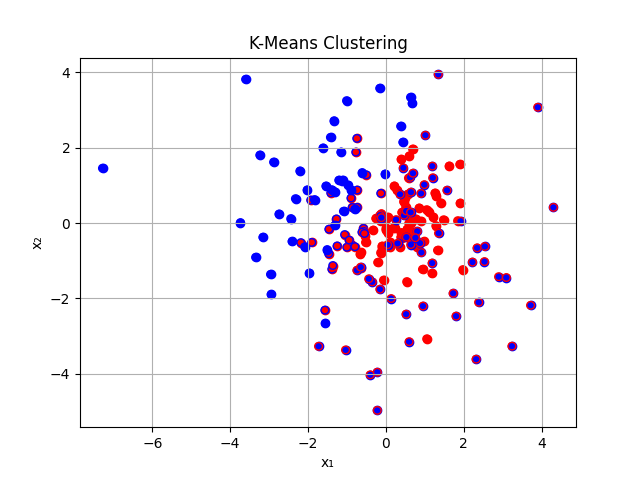

The script that drew this image:
import numpy as np
from scipy.io import loadmat
import matplotlib.pyplot as plt

def k_means_clustering(vectors, k, max_iterations=100):
    # Randomly initialize cluster centroids
    centroids = vectors[np.random.choice(range(len(vectors)), size=k, replace=False)]

    for _ in range(max_iterations):
        # Assign vectors to the nearest centroid
        distances = np.linalg.norm(vectors[:, np.newaxis] - centroids, axis=2)
        cluster_labels = np.argmin(distances, axis=1)

        # Update centroids
        new_centroids = np.array([vectors[cluster_labels == i].mean(axis=0) for i in range(k)])

        # Check for convergence
        if np.all(centroids == new_centroids):
            break

        centroids = new_centroids

    return cluster_labels, centroids

vectors = loadmat('data33.mat')['X']
vectors = vectors.T

# Apply k-means clustering
cluster_labels, centroids = k_means_clustering(vectors, 2)

count0 = 0
count1 = 0
for i in range(len(vectors)//2):
    if cluster_labels[i] == 0:
        count0 += 1
    else:
        count1 += 1

if count0 > count1:
    color0 = 'red'
    color1 = 'blue'
else:
    color0 = 'blue'
    color1 = 'red'
            
error_rb = 0
error_br = 0
for i in range(len(vectors)):
    if cluster_labels[i] == 0:
        ccolor = color0
    else:
        ccolor = color1

    if i < 100:
        mcolor = 'red'
        if ccolor != mcolor:
            error_rb += 1
    else:
        mcolor = 'blue'
        if ccolor != mcolor:
            error_br += 1


    plt.scatter(vectors[i, 0], vectors[i, 1], color=mcolor)
    plt.gca().add_artist(plt.Circle((vectors[i, 0], vectors[i, 1]), 0.1, color=ccolor, fill=False))

print('Error 1 (red classified as blue): {}%'.format(2*(error_rb) / len(vectors) * 100))
print('Error 2 (blue classified as red): {}%'.format(2*(error_br) / len(vectors) * 100))
print('Total error: {}%'.format((error_br + error_rb) / len(vectors) * 100))

plt.xlabel('x₁')
plt.ylabel('x₂')
plt.title('K-Means Clustering')
plt.grid(True)
plt.show()
